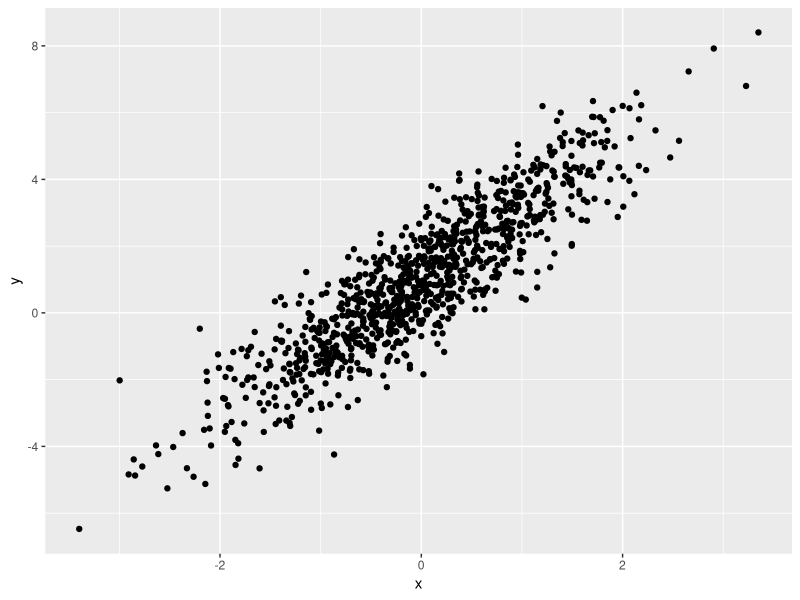
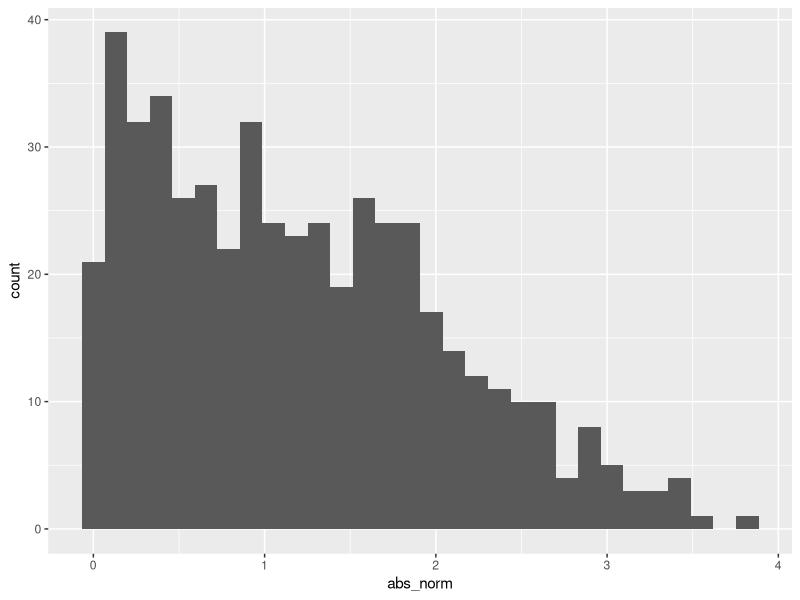

Generate these figures, in order, with R:
## ---- chunk 1
library(tidyverse)
## ---- chunk 2
samp = rnorm(100)
length(samp)
## ---- chunk 3
plot_df =
  tibble(
    x = rnorm(n = 1000),
    y = 1 + 2 * x + rnorm(n = 1000)
  )


ggplot(plot_df, aes(x = x, y = y)) + geom_point()
## ---- chunk 4
la_df = 
  tibble(
      norm = rnorm(n = 500, mean = 1),
      logical = norm > 0,
    abs_norm = abs(norm)
  )

ggplot(la_df, aes(x = abs_norm)) + geom_histogram()
  

